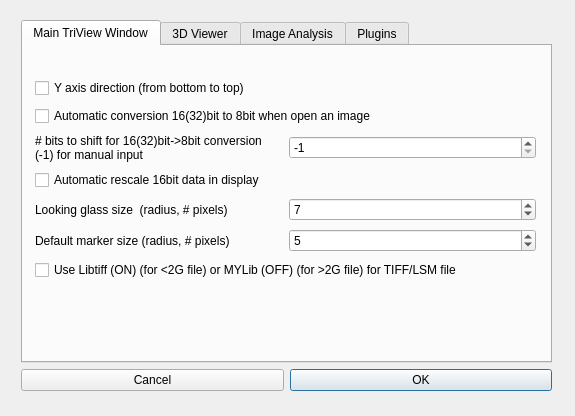
<?xml version="1.0" encoding="UTF-8"?>
<ui version="4.0">
 <class>Dialog_v3d_preference</class>
 <widget class="QDialog" name="Dialog_v3d_preference">
  <property name="geometry">
   <rect>
    <x>0</x>
    <y>0</y>
    <width>575</width>
    <height>416</height>
   </rect>
  </property>
  <property name="windowTitle">
   <string>Preferences</string>
  </property>
  <widget class="QWidget" name="layoutWidget">
   <property name="geometry">
    <rect>
     <x>21</x>
     <y>20</y>
     <width>531</width>
     <height>371</height>
    </rect>
   </property>
   <layout class="QVBoxLayout">
    <item>
     <widget class="QTabWidget" name="V3D_MainWindows">
      <property name="currentIndex">
       <number>0</number>
      </property>
      <widget class="QWidget" name="V3D_setting_mainwindow">
       <attribute name="title">
        <string>Main TriView Window</string>
       </attribute>
       <widget class="QWidget" name="">
        <property name="geometry">
         <rect>
          <x>12</x>
          <y>30</y>
          <width>501</width>
          <height>211</height>
         </rect>
        </property>
        <layout class="QVBoxLayout" name="verticalLayout_3">
         <item>
          <widget class="QCheckBox" name="checkBox_yaxis_up">
           <property name="text">
            <string>Y axis direction (from bottom to top)</string>
           </property>
          </widget>
         </item>
         <item>
          <widget class="QCheckBox" name="checkBox_autoConvert2_8bit">
           <property name="text">
            <string>Automatic conversion 16(32)bit to 8bit when open an image</string>
           </property>
          </widget>
         </item>
         <item>
          <layout class="QHBoxLayout">
           <item>
            <widget class="QLabel" name="label_4">
             <property name="text">
              <string># bits to shift for 16(32)bit-&gt;8bit conversion 
(-1) for manual input</string>
             </property>
            </widget>
           </item>
           <item>
            <widget class="QSpinBox" name="spinBox_defaultRightShiftBits">
             <property name="minimum">
              <number>-1</number>
             </property>
             <property name="maximum">
              <number>32</number>
             </property>
             <property name="value">
              <number>-1</number>
             </property>
            </widget>
           </item>
          </layout>
         </item>
         <item>
          <widget class="QCheckBox" name="checkBox_autoRescale16bitDisplay">
           <property name="text">
            <string>Automatic rescale 16bit data in display</string>
           </property>
          </widget>
         </item>
         <item>
          <layout class="QHBoxLayout">
           <item>
            <widget class="QLabel" name="label_2">
             <property name="text">
              <string>Looking glass size  (radius, # pixels)</string>
             </property>
            </widget>
           </item>
           <item>
            <widget class="QSpinBox" name="spinBox_lookGlassSize">
             <property name="minimum">
              <number>5</number>
             </property>
             <property name="value">
              <number>7</number>
             </property>
            </widget>
           </item>
          </layout>
         </item>
         <item>
          <layout class="QHBoxLayout">
           <item>
            <widget class="QLabel" name="label">
             <property name="text">
              <string>Default marker size (radius, # pixels)</string>
             </property>
            </widget>
           </item>
           <item>
            <widget class="QSpinBox" name="spinBox_markerSize">
             <property name="value">
              <number>5</number>
             </property>
            </widget>
           </item>
          </layout>
         </item>
         <item>
          <widget class="QCheckBox" name="checkBox_libTiff_Mylib">
           <property name="text">
            <string>Use Libtiff (ON) (for &lt;2G file) or MYLib (OFF) (for &gt;2G file) for TIFF/LSM file</string>
           </property>
          </widget>
         </item>
        </layout>
       </widget>
      </widget>
      <widget class="QWidget" name="V3D_setting_3dviewer">
       <attribute name="title">
        <string>3D Viewer</string>
       </attribute>
       <widget class="QGroupBox" name="groupBox_2">
        <property name="geometry">
         <rect>
          <x>20</x>
          <y>150</y>
          <width>471</width>
          <height>131</height>
         </rect>
        </property>
        <property name="title">
         <string>Automatic video-card mode</string>
        </property>
        <widget class="QCheckBox" name="checkBox_autoVideoCardCompress">
         <property name="geometry">
          <rect>
           <x>10</x>
           <y>30</y>
           <width>341</width>
           <height>21</height>
          </rect>
         </property>
         <property name="text">
          <string>compression mode</string>
         </property>
        </widget>
        <widget class="QCheckBox" name="checkBox_autoVideoCard3DTex">
         <property name="geometry">
          <rect>
           <x>10</x>
           <y>50</y>
           <width>451</width>
           <height>21</height>
          </rect>
         </property>
         <property name="text">
          <string>3D texture mode (Not preferred for large volume)</string>
         </property>
        </widget>
        <widget class="QCheckBox" name="checkBox_autoVideoCardNPTTex">
         <property name="geometry">
          <rect>
           <x>10</x>
           <y>70</y>
           <width>451</width>
           <height>21</height>
          </rect>
         </property>
         <property name="text">
          <string>non-power-of-two size texture mode</string>
         </property>
        </widget>
        <widget class="QWidget" name="layoutWidget_2">
         <property name="geometry">
          <rect>
           <x>10</x>
           <y>90</y>
           <width>404</width>
           <height>27</height>
          </rect>
         </property>
         <layout class="QHBoxLayout" name="horizontalLayout_2">
          <item>
           <widget class="QLabel" name="label_7">
            <property name="text">
             <string>Stream texture mode (detail in Alt-V in 3D Viewer)</string>
            </property>
           </widget>
          </item>
          <item>
           <widget class="QSpinBox" name="spinBox_autoVideoCardStreamMode">
            <property name="minimum">
             <number>1</number>
            </property>
            <property name="maximum">
             <number>100</number>
            </property>
            <property name="singleStep">
             <number>1</number>
            </property>
            <property name="value">
             <number>1</number>
            </property>
           </widget>
          </item>
         </layout>
        </widget>
       </widget>
       <widget class="QWidget" name="layoutWidget">
        <property name="geometry">
         <rect>
          <x>30</x>
          <y>10</y>
          <width>359</width>
          <height>126</height>
         </rect>
        </property>
        <layout class="QVBoxLayout" name="verticalLayout">
         <item>
          <widget class="QCheckBox" name="checkBox_scrollupZoomin">
           <property name="text">
            <string>Mouse wheel scroll-up/down for zoom-in/out</string>
           </property>
          </widget>
         </item>
         <item>
          <widget class="QCheckBox" name="checkBox_autoOpenImg3DViewer">
           <property name="text">
            <string>Automatic launch 3D viewer when open an image</string>
           </property>
          </widget>
         </item>
         <item>
          <widget class="QCheckBox" name="checkBox_autoDispXYZAxes">
           <property name="text">
            <string>Automatic display XYZ axes of the 3D scene</string>
           </property>
          </widget>
         </item>
         <item>
          <widget class="QCheckBox" name="checkBox_autoDispBoundingBox">
           <property name="text">
            <string>Automatic display bounding box of scene</string>
           </property>
          </widget>
         </item>
         <item>
          <layout class="QHBoxLayout" name="horizontalLayout">
           <item>
            <widget class="QLabel" name="label_3">
             <property name="text">
              <string>Default marker display zoom factor </string>
             </property>
            </widget>
           </item>
           <item>
            <widget class="QSpinBox" name="spinBox_markerAmplifyFactor">
             <property name="minimum">
              <number>1</number>
             </property>
             <property name="maximum">
              <number>100</number>
             </property>
             <property name="singleStep">
              <number>5</number>
             </property>
             <property name="value">
              <number>25</number>
             </property>
            </widget>
           </item>
          </layout>
         </item>
         <item>
          <widget class="QCheckBox" name="checkBox_autoSWCLineMode">
           <property name="text">
            <string>Default display SWC file in LINE mode (skeleton only)</string>
           </property>
          </widget>
         </item>
        </layout>
       </widget>
      </widget>
      <widget class="QWidget" name="V3D_setting_imganalysis">
       <attribute name="title">
        <string>Image Analysis</string>
       </attribute>
       <widget class="QGroupBox" name="groupBox">
        <property name="geometry">
         <rect>
          <x>30</x>
          <y>10</y>
          <width>471</width>
          <height>114</height>
         </rect>
        </property>
        <property name="title">
         <string>3D image registration (disabled as of now; will be avaiable as a plugin)</string>
        </property>
        <layout class="QGridLayout">
         <item row="0" column="0">
          <widget class="QLabel" name="label_5">
           <property name="enabled">
            <bool>false</bool>
           </property>
           <property name="text">
            <string>Landmark matching method</string>
           </property>
          </widget>
         </item>
         <item row="0" column="1">
          <widget class="QComboBox" name="comboBox_reg_markermatch_method">
           <property name="enabled">
            <bool>false</bool>
           </property>
           <item>
            <property name="text">
             <string>MATCH_MI</string>
            </property>
           </item>
           <item>
            <property name="text">
             <string>MATCH_MULTIPLE_MI_INT_CORR</string>
            </property>
           </item>
           <item>
            <property name="text">
             <string>MATCH_INTENSITY</string>
            </property>
           </item>
           <item>
            <property name="text">
             <string>MATCH_CORRCOEF</string>
            </property>
           </item>
           <item>
            <property name="text">
             <string>MATCH_IMOMENT</string>
            </property>
           </item>
           <item>
            <property name="text">
             <string>MATCH_MEANOFCIRCLES</string>
            </property>
           </item>
          </widget>
         </item>
         <item row="1" column="0">
          <widget class="QLabel" name="label_6">
           <property name="enabled">
            <bool>false</bool>
           </property>
           <property name="text">
            <string>Displacement filed 
generating method</string>
           </property>
          </widget>
         </item>
         <item row="1" column="1">
          <widget class="QComboBox" name="comboBox_warpingfield_method">
           <property name="enabled">
            <bool>false</bool>
           </property>
           <item>
            <property name="text">
             <string>TPS</string>
            </property>
           </item>
           <item>
            <property name="text">
             <string>Hier-B-Spline</string>
            </property>
           </item>
           <item>
            <property name="text">
             <string>TPS-B-Spline-interpolation</string>
            </property>
           </item>
           <item>
            <property name="text">
             <string>TPS-linear-interpolation</string>
            </property>
           </item>
          </widget>
         </item>
        </layout>
       </widget>
       <widget class="QGroupBox" name="groupBox_3">
        <property name="geometry">
         <rect>
          <x>30</x>
          <y>130</y>
          <width>471</width>
          <height>131</height>
         </rect>
        </property>
        <property name="title">
         <string>3D curve</string>
        </property>
        <widget class="QWidget" name="layoutWidget">
         <property name="geometry">
          <rect>
           <x>10</x>
           <y>30</y>
           <width>431</width>
           <height>87</height>
          </rect>
         </property>
         <layout class="QGridLayout" name="gridLayout">
          <item row="0" column="0" colspan="2">
           <widget class="QCheckBox" name="checkBox_3dcurve_inertia">
            <property name="text">
             <string>3D curve-node fitting using inertia-rule (close to the last node)</string>
            </property>
           </widget>
          </item>
          <item row="1" column="0" colspan="2">
           <widget class="QCheckBox" name="checkBox_3dcurve_autoconnecttips">
            <property name="text">
             <string>auto-connect start/end tips to existing neuron/curve nodes</string>
            </property>
           </widget>
          </item>
          <item row="2" column="0">
           <widget class="QCheckBox" name="checkBox_3dcurve_autodeform">
            <property name="text">
             <string>auto-deform based on img content</string>
            </property>
           </widget>
          </item>
          <item row="2" column="1">
           <widget class="QCheckBox" name="checkBox_3dcurve_autowidth">
            <property name="text">
             <string>auto-estimate width</string>
            </property>
           </widget>
          </item>
          <item row="3" column="0" colspan="2">
           <widget class="QCheckBox" name="checkBox_3dcurve_width_from_xyonly">
            <property name="text">
             <string>estimate curve width based on XY plane only (but not XYZ)</string>
            </property>
           </widget>
          </item>
         </layout>
        </widget>
       </widget>
      </widget>
      <widget class="QWidget" name="tab">
       <attribute name="title">
        <string>Plugins</string>
       </attribute>
       <widget class="QWidget" name="layoutWidget">
        <property name="geometry">
         <rect>
          <x>20</x>
          <y>20</y>
          <width>487</width>
          <height>122</height>
         </rect>
        </property>
        <layout class="QVBoxLayout" name="verticalLayout_2">
         <item>
          <layout class="QHBoxLayout" name="horizontalLayout_3">
           <item>
            <widget class="QLabel" name="label_8">
             <property name="text">
              <string>Default channel id for plugin image analysis (-1 for all channels)</string>
             </property>
            </widget>
           </item>
           <item>
            <widget class="QSpinBox" name="spinBox_iChannel_for_plugin"/>
           </item>
          </layout>
         </item>
         <item>
          <widget class="QCheckBox" name="checkBox_b_plugin_dispResInNewWindow">
           <property name="text">
            <string>Display plugin results in a new window</string>
           </property>
          </widget>
         </item>
         <item>
          <widget class="QCheckBox" name="checkBox_b_plugin_dispParameterDialog">
           <property name="text">
            <string>Ask for plugin parameters every time</string>
           </property>
          </widget>
         </item>
         <item>
          <widget class="QCheckBox" name="checkBox_b_plugin_outputImgRescale">
           <property name="text">
            <string>Rescale plugin output image intensity to [0, 255]</string>
           </property>
          </widget>
         </item>
         <item>
          <widget class="QCheckBox" name="checkBox_b_plugin_outputImgConvert2UINT8">
           <property name="text">
            <string>Convert plugin output as UINT8 (if turn off, then will be 32bit float)</string>
           </property>
          </widget>
         </item>
        </layout>
       </widget>
      </widget>
     </widget>
    </item>
    <item>
     <layout class="QHBoxLayout">
      <item>
       <widget class="QPushButton" name="pushButton_cancel">
        <property name="text">
         <string>Cancel</string>
        </property>
       </widget>
      </item>
      <item>
       <widget class="QPushButton" name="pushButton_ok">
        <property name="text">
         <string>OK</string>
        </property>
        <property name="default">
         <bool>true</bool>
        </property>
       </widget>
      </item>
     </layout>
    </item>
   </layout>
  </widget>
 </widget>
 <resources/>
 <connections/>
</ui>
